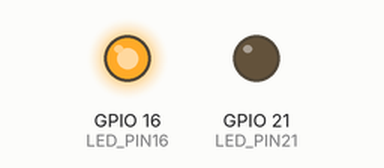
The program below on a simulated Raspberry Pi (BCM pin numbers). On the bench: output pins drawn as LEDs (lit = HIGH).

Above: at 0.6 s.
At 2.4 s:
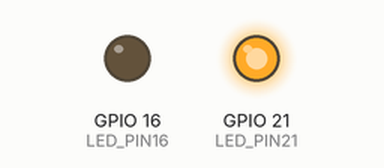
At 3.6 s:
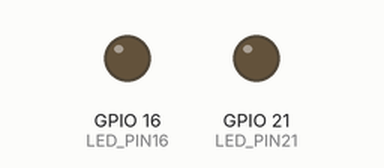
Timing chart, 0 to 5.9 s (numbered marks = the images above):
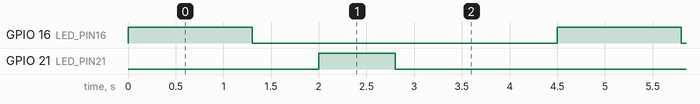

The program:

3c.py
```python
import RPi.GPIO as GPIO
import time

LED_PIN16 = 16
LED_PIN21 = 21

GPIO.setmode(GPIO.BCM)
GPIO.setup(LED_PIN16, GPIO.OUT)
GPIO.setup(LED_PIN21, GPIO.OUT)
#eerste led 1.3s aan en 0.7s uit en dan tweede led 0.8s aan en 1.7s uit
while True:
    GPIO.output(LED_PIN16, GPIO.HIGH)
    time.sleep(1.3)
    GPIO.output(LED_PIN16, GPIO.LOW)
    time.sleep(0.7)
    GPIO.output(LED_PIN21, GPIO.HIGH)
    time.sleep(0.8)
    GPIO.output(LED_PIN21, GPIO.LOW)
    time.sleep(1.7)
```

Measured:
- by itself, GPIO 16 (LED_PIN16): alternates HIGH for 1.3 s and LOW for 3.2 s
- by itself, GPIO 21 (LED_PIN21): alternates HIGH for 0.80 s and LOW for 3.7 s
- by itself, everything shown: repeats every 4.5 s, in 4 steps
